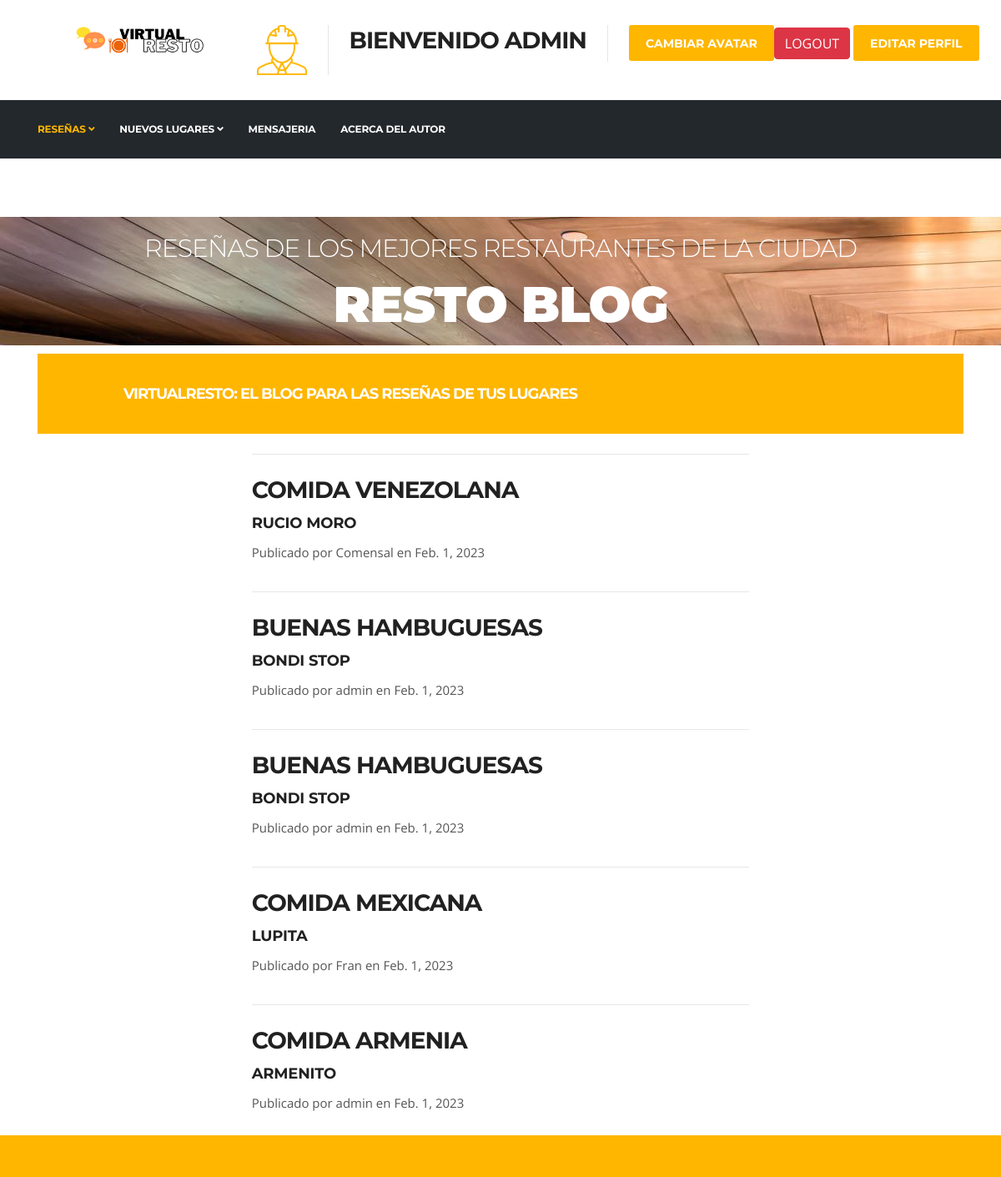
The app's page /allBlogs/ (signed in), older data.
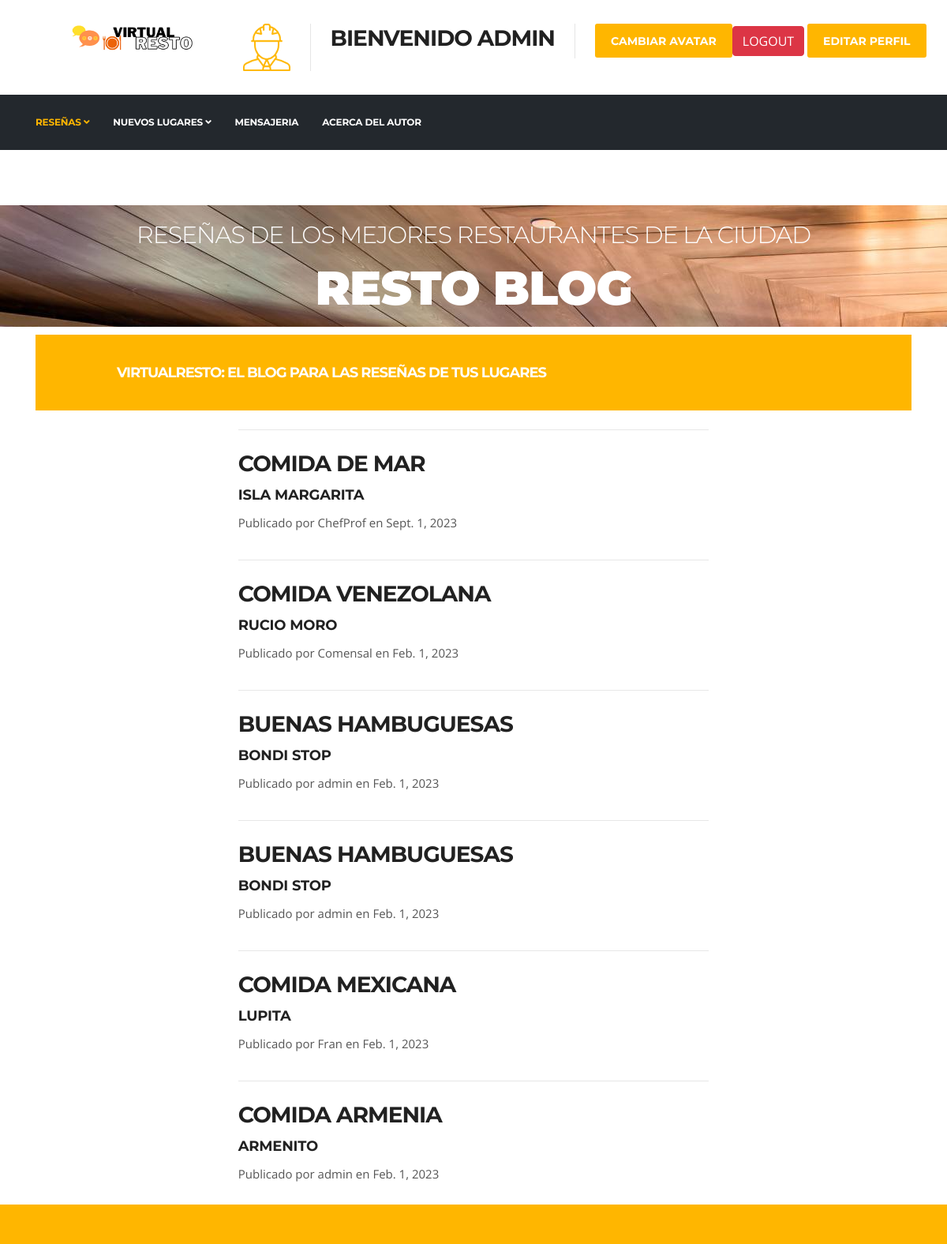
The same page, newer data.
### Blogs/models.py (models this page shows, shortened)
class Blog(models.Model):
    titulo = models.CharField(max_length=50)
    nombre_locacion = models.CharField(max_length=50)
    autor = models.ForeignKey(User, on_delete=models.CASCADE)
    fecha_publicacion = models.DateField('XYZ Date')
    imagen = models.ImageField(upload_to='media', height_field=None, width_field=None, max_length=None, blank=True)
    opinion = RichTextUploadingField()

### Blogs/views.py (the view)
# urls.py: path('allBlogs/', allBlogs , name="allBlogs"),
def allBlogs (request):
    blogs = Blog.objects.all().order_by('-id')
    return render(request, "allBlogs.html", {"blogs": blogs, "imagen": getAvatar(request)})

### Blogs/views.py (called while the page is built)
def getAvatar(request):
   if request.user.is_authenticated:
    lista=userAvatar.objects.filter(user=request.user)
    if len(lista)!=0:
        imagen=lista[0].imagen.url
    else:
        imagen="/media/avatares/defaultAvatar.png"
    return imagen

### Blogs/templates/allBlogs.html (shortened to what this page needs)
{% extends 'index.html' %}
{% load static %}
{% block header %}
<section class="{% static 'call-to-action-box no-padding' %}">
    <div class="{% static 'banner-carousel banner-carousel-1 mb-0' %}">
      <div class="banner-carousel-item" style="background-image:url({% static 'images/slider-main/allblogs.jpg' %})">
        <div class="slider-content">
            <div class="container">
              <div class="row align-items-center h-100">
                  <div class="col-md-12 text-center">
                    <h2 class="slide-title" data-animation-in="slideInLeft">Reseñas de los mejores restaurantes de la ciudad</h2>
                    <h3 class="slide-sub-title" data-animation-in="slideInRight">Resto Blog</h3>
                  </div>
              </div>
            </div>
        </div>
      </div>
    </section>
{% endblock  %}
{% block container %}
{% if blogs %}
<div class="container px-4 px-lg-5">
    <div class="row gx-4 gx-lg-5 justify-content-center">
        <div class="col-md-10 col-lg-8 col-xl-7">
            {% for blog in blogs %}
                <hr class="my-4" />
                <div class="post-preview">
                    <a href="{% url 'blogPost' blog.id %}">
                        <h2 class="post-title">{{ blog.titulo }}</h2>
                        <h4 class="post-subtitle">{{ blog.nombre_locacion }}</h3>
                    </a>
                    <p class="post-meta">
                        Publicado por {{ blog.autor }}
                        en {{ blog.fecha_publicacion}}
                    </p>
                </div>
            {% endfor %}
        </div>
    </div>
</div>
{% endif %}
{% endblock  %}

Row changes from the older to the newer data that the page shows:
added Blog: titulo "COMIDA DE MAR", nombre_locacion "ISLA MARGARITA", autor "ChefProf", fecha_publicacion "Sept. 1, 2023"
